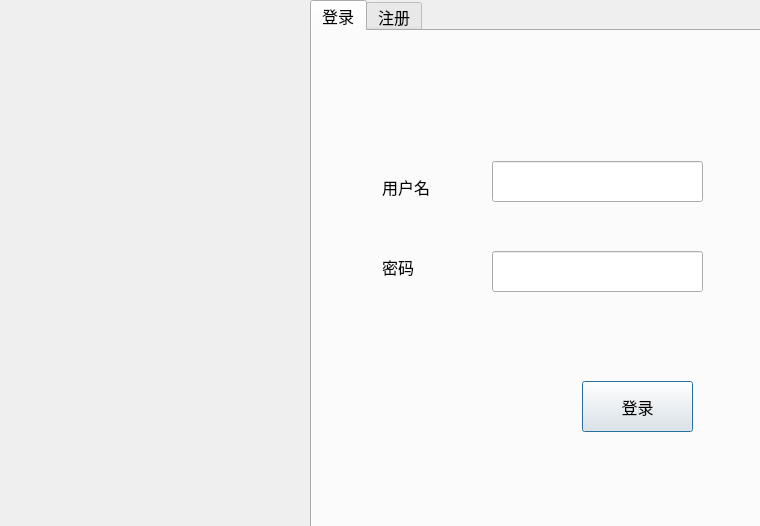
<?xml version="1.0" encoding="UTF-8"?>
<ui version="4.0">
 <class>LoginDialog</class>
 <widget class="QDialog" name="LoginDialog">
  <property name="geometry">
   <rect>
    <x>0</x>
    <y>0</y>
    <width>760</width>
    <height>526</height>
   </rect>
  </property>
  <property name="windowTitle">
   <string>Dialog</string>
  </property>
  <widget class="QLabel" name="label_side_bg">
   <property name="geometry">
    <rect>
     <x>-1</x>
     <y>2</y>
     <width>311</width>
     <height>531</height>
    </rect>
   </property>
   <property name="text">
    <string/>
   </property>
   <property name="pixmap">
    <pixmap resource="res.qrc">:/images/register.png</pixmap>
   </property>
   <property name="scaledContents">
    <bool>true</bool>
   </property>
   <property name="wordWrap">
    <bool>false</bool>
   </property>
  </widget>
  <widget class="QTabWidget" name="tab_page">
   <property name="enabled">
    <bool>true</bool>
   </property>
   <property name="geometry">
    <rect>
     <x>310</x>
     <y>0</y>
     <width>451</width>
     <height>531</height>
    </rect>
   </property>
   <property name="minimumSize">
    <size>
     <width>451</width>
     <height>531</height>
    </size>
   </property>
   <property name="maximumSize">
    <size>
     <width>16777215</width>
     <height>16777215</height>
    </size>
   </property>
   <property name="font">
    <font>
     <family>Microsoft YaHei UI</family>
     <pointsize>12</pointsize>
     <weight>50</weight>
     <italic>false</italic>
     <bold>false</bold>
    </font>
   </property>
   <property name="mouseTracking">
    <bool>false</bool>
   </property>
   <property name="tabletTracking">
    <bool>false</bool>
   </property>
   <property name="toolTipDuration">
    <number>-1</number>
   </property>
   <property name="styleSheet">
    <string notr="true">font: 12pt &quot;Microsoft YaHei UI&quot;;</string>
   </property>
   <property name="currentIndex">
    <number>0</number>
   </property>
   <widget class="QWidget" name="page_login">
    <attribute name="title">
     <string>登录</string>
    </attribute>
    <widget class="QLabel" name="label_username">
     <property name="geometry">
      <rect>
       <x>70</x>
       <y>120</y>
       <width>81</width>
       <height>71</height>
      </rect>
     </property>
     <property name="styleSheet">
      <string notr="true">font: 12pt &quot;Microsoft YaHei UI&quot;;</string>
     </property>
     <property name="text">
      <string>用户名</string>
     </property>
    </widget>
    <widget class="QLabel" name="label_password">
     <property name="geometry">
      <rect>
       <x>70</x>
       <y>210</y>
       <width>61</width>
       <height>51</height>
      </rect>
     </property>
     <property name="font">
      <font>
       <family>Microsoft YaHei UI</family>
       <pointsize>12</pointsize>
       <weight>50</weight>
       <italic>false</italic>
       <bold>false</bold>
      </font>
     </property>
     <property name="styleSheet">
      <string notr="true">font: 12pt &quot;Microsoft YaHei UI&quot;;</string>
     </property>
     <property name="text">
      <string>密码</string>
     </property>
    </widget>
    <widget class="QLineEdit" name="lineEdit_username">
     <property name="geometry">
      <rect>
       <x>180</x>
       <y>130</y>
       <width>211</width>
       <height>41</height>
      </rect>
     </property>
     <property name="text">
      <string/>
     </property>
    </widget>
    <widget class="QLineEdit" name="lineEdit_password">
     <property name="geometry">
      <rect>
       <x>180</x>
       <y>220</y>
       <width>211</width>
       <height>41</height>
      </rect>
     </property>
     <property name="text">
      <string/>
     </property>
    </widget>
    <widget class="QPushButton" name="pb_commit">
     <property name="geometry">
      <rect>
       <x>270</x>
       <y>350</y>
       <width>111</width>
       <height>51</height>
      </rect>
     </property>
     <property name="styleSheet">
      <string notr="true">font: 12pt &quot;Microsoft YaHei UI&quot;;</string>
     </property>
     <property name="text">
      <string>登录</string>
     </property>
    </widget>
   </widget>
   <widget class="QWidget" name="page_register">
    <attribute name="title">
     <string>注册</string>
    </attribute>
    <widget class="QLabel" name="label_username_register">
     <property name="geometry">
      <rect>
       <x>30</x>
       <y>100</y>
       <width>101</width>
       <height>41</height>
      </rect>
     </property>
     <property name="styleSheet">
      <string notr="true">font: 12pt &quot;Microsoft YaHei UI&quot;;</string>
     </property>
     <property name="text">
      <string>用户名</string>
     </property>
    </widget>
    <widget class="QLabel" name="label_password_register">
     <property name="geometry">
      <rect>
       <x>30</x>
       <y>230</y>
       <width>81</width>
       <height>41</height>
      </rect>
     </property>
     <property name="font">
      <font>
       <family>Microsoft YaHei UI</family>
       <pointsize>12</pointsize>
       <weight>50</weight>
       <italic>false</italic>
       <bold>false</bold>
      </font>
     </property>
     <property name="text">
      <string>密码</string>
     </property>
    </widget>
    <widget class="QLabel" name="label_password_confirm">
     <property name="geometry">
      <rect>
       <x>30</x>
       <y>290</y>
       <width>101</width>
       <height>51</height>
      </rect>
     </property>
     <property name="styleSheet">
      <string notr="true">font: 12pt &quot;Microsoft YaHei UI&quot;;</string>
     </property>
     <property name="text">
      <string>确认密码</string>
     </property>
    </widget>
    <widget class="QLabel" name="label_tel">
     <property name="geometry">
      <rect>
       <x>30</x>
       <y>170</y>
       <width>101</width>
       <height>41</height>
      </rect>
     </property>
     <property name="styleSheet">
      <string notr="true">font: 12pt &quot;Microsoft YaHei UI&quot;;</string>
     </property>
     <property name="text">
      <string>电话号码</string>
     </property>
    </widget>
    <widget class="QLineEdit" name="lineEdit_username_register">
     <property name="geometry">
      <rect>
       <x>160</x>
       <y>100</y>
       <width>221</width>
       <height>41</height>
      </rect>
     </property>
    </widget>
    <widget class="QLineEdit" name="lineEdit_tel_register">
     <property name="geometry">
      <rect>
       <x>160</x>
       <y>170</y>
       <width>221</width>
       <height>41</height>
      </rect>
     </property>
    </widget>
    <widget class="QLineEdit" name="lineEdit_password_register">
     <property name="geometry">
      <rect>
       <x>160</x>
       <y>230</y>
       <width>221</width>
       <height>41</height>
      </rect>
     </property>
    </widget>
    <widget class="QLineEdit" name="lineEdit_password_confirm">
     <property name="geometry">
      <rect>
       <x>160</x>
       <y>297</y>
       <width>221</width>
       <height>41</height>
      </rect>
     </property>
    </widget>
    <widget class="QPushButton" name="pb_register">
     <property name="geometry">
      <rect>
       <x>270</x>
       <y>400</y>
       <width>111</width>
       <height>51</height>
      </rect>
     </property>
     <property name="text">
      <string>注册</string>
     </property>
    </widget>
   </widget>
  </widget>
 </widget>
 <resources>
  <include location="res.qrc"/>
 </resources>
 <connections/>
</ui>
